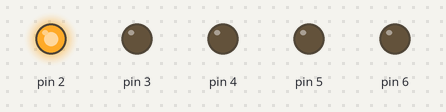
The sketch below on a simulated Arduino Uno, built with avr-gcc and run on an emulated ATmega328P. Parts: output pins drawn as LEDs (lit = HIGH).

Above: at 0.05 s.
At 4.45 s:
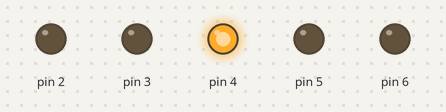
At 7.15 s:
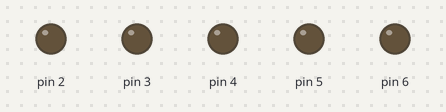
At 8.65 s:
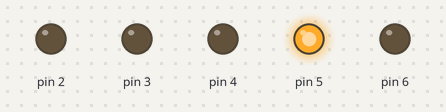
At 10.65 s:
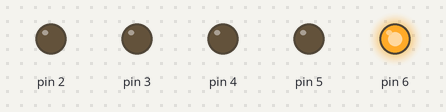
At 14.25 s:
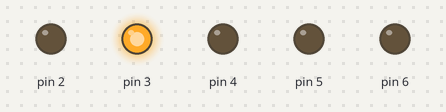
Timing chart, 0 to 14.6 s (numbered marks = the images above):
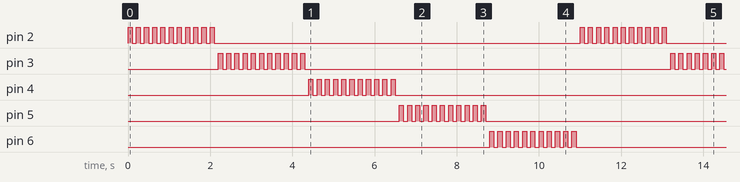

Measured:
- by itself, pin 2–4, pin 6: repeats every 11.0 s: HIGH 0.10 s, LOW 8.9 s, 10 × (HIGH 0.10 s, LOW 0.10 s)
- by itself, pin 5: moves between LOW and HIGH, repeating every 11.0 s
- by itself, everything shown: repeats every 11.0 s, in 110 steps

The sketch:

led_ornek.ino
```cpp
void setup() {
  pinMode(2, OUTPUT);
  pinMode(3, OUTPUT);
  pinMode(4, OUTPUT);
  pinMode(5, OUTPUT);
  pinMode(6, OUTPUT);
}

void loop() {
  for (int i = 2; i <= 6; i++) {
    for (int j = 0; j <= 10; j++) {
      digitalWrite(i, HIGH);
      delay(100);
      digitalWrite(i, LOW);
      delay(100);
    }
  }
  for (int i = 6; i <= 2; i--) {
    for (int j = 0; j <= 10; j++) {
      digitalWrite(i, HIGH);
      delay(100);
      digitalWrite(i, LOW);
      delay(100);
    }
  }
}
```
